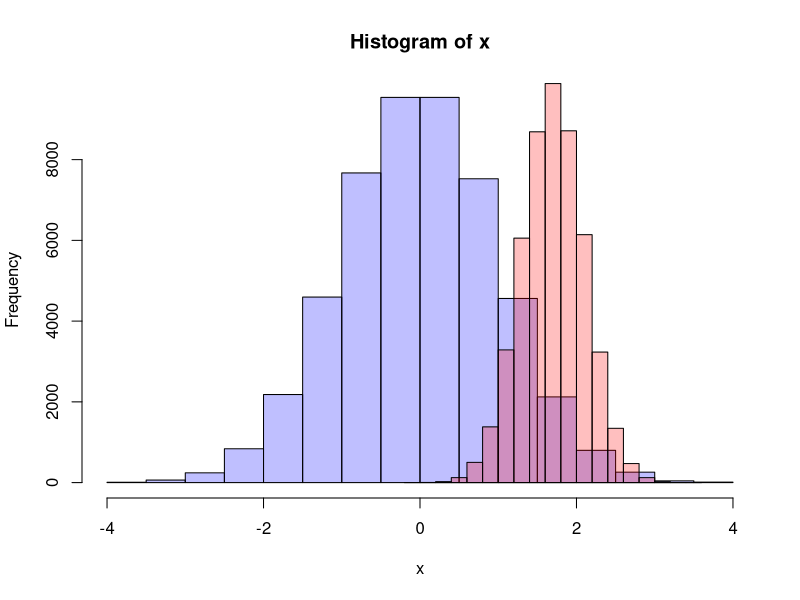

Here is the R script that generated this plot:
## ---- chunk 1
knitr::opts_chunk$set(echo = TRUE)
library(ggplot2)
## ---- chunk 2
N = 50000
x <- rnorm(N)
y <- rnorm(N, mean = 1.7, sd = 0.4)
hist(x, col=rgb(0,0,1,1/4))
hist(y, col=rgb(1,0,0,1/4), add=TRUE)
## ---- chunk 3
ks.test(x, y)
